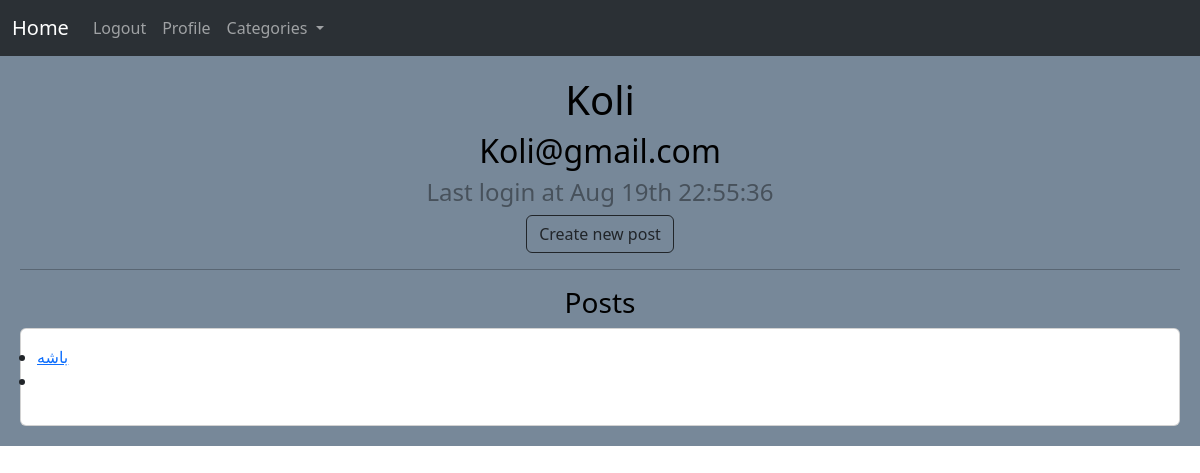
Page /accounts/Profile/Koli/ (signed in) on the earlier database version.
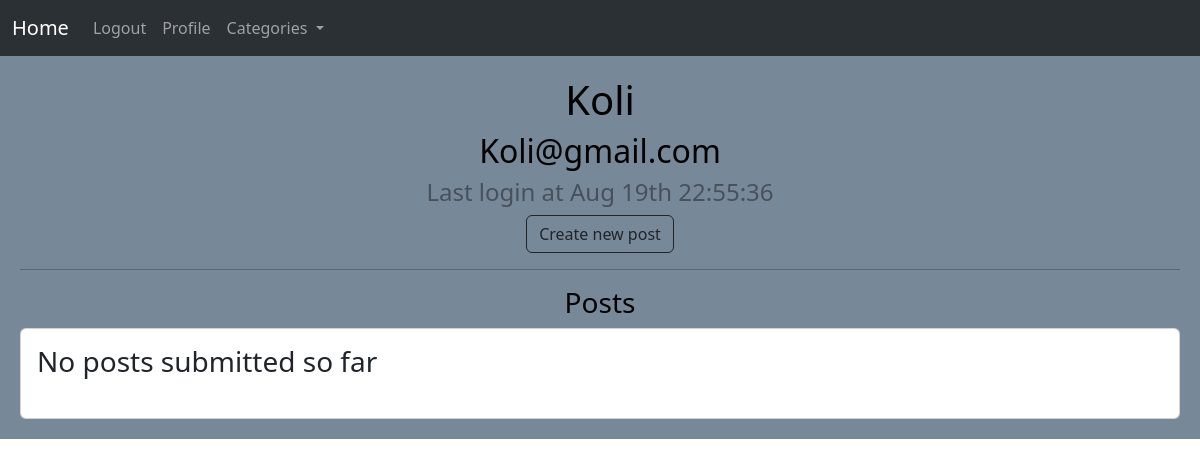
Same page on the later database version.
### Posts/models.py (models this page shows, shortened)
class PostModel(models.Model):
    category = models.ForeignKey(
        CategoryModel,
        on_delete=models.CASCADE,
        related_name='category',
        default=None
    )
    author = models.ForeignKey(
        User,
        on_delete=models.CASCADE,
        related_name='author'
    )
    title = models.CharField(
        max_length=75,
        unique=True
    )
    slug = models.SlugField(
        max_length=150,
        unique=True,
        allow_unicode=True
    )
    body = RichTextUploadingField()
    date_created = models.DateTimeField(
        auto_now_add=True
    )
    date_updated = models.DateTimeField(
        auto_now=True
    )
    def get_absolute_url(self):
        return reverse_lazy('Posts:PostDetail', args=(self.slug,))
    class Meta:
        verbose_name = 'Post'
        verbose_name_plural = 'Posts'
        ordering = ('-date_created', '-date_updated')

### accounts/views.py (the view)
# urls.py: path('Profile/<str:username>/', views.UserProfileView.as_view(), name='Profile'),
class UserProfileView(LoginRequiredMixin, View):
    template_name = 'accounts/Profile.html'
    def get(self, request, username):
        user = get_object_or_404(User, username=username)
        posts = PostModel.objects.filter(author=user)
        return render(request, self.template_name, {'user': user, 'posts': posts})

### accounts/Templates/accounts/Profile.html (shortened to what this page needs)
{% extends 'Base.html' %}
{% block Body %}
	<div style="text-align: center;">
		<h1>{{ user.username }}</h1>
		<h2>{{ user.email }}</h2>
		<h4 style="opacity: 40%;">Last login at {{ user.last_login|date:"M jS H:i:s" }}</h4>
		<a class="btn btn-outline-dark" href="{% url 'Posts:PostCreate' %}" style="display: inline-block;">
			Create new post
		</a>
	</div>
	<hr/>
	<h3 style="text-align: center;"> Posts </h3>
	<div class="card">
		<ul class="card-body">
			{% for post in posts %}
				<li>
					<a href="{{ post.get_absolute_url }}">
						{{ post.title }}
					</a>
				<li/>
			{% empty %}
				<h3>No posts submitted so far</h3>
			{% endfor %}
		</ul>
	</div>
{% endblock %}

Differences in the rows shown:
removed PostModel: title "باشه"
Other differences:
text now shown: "No posts submitted so far"
